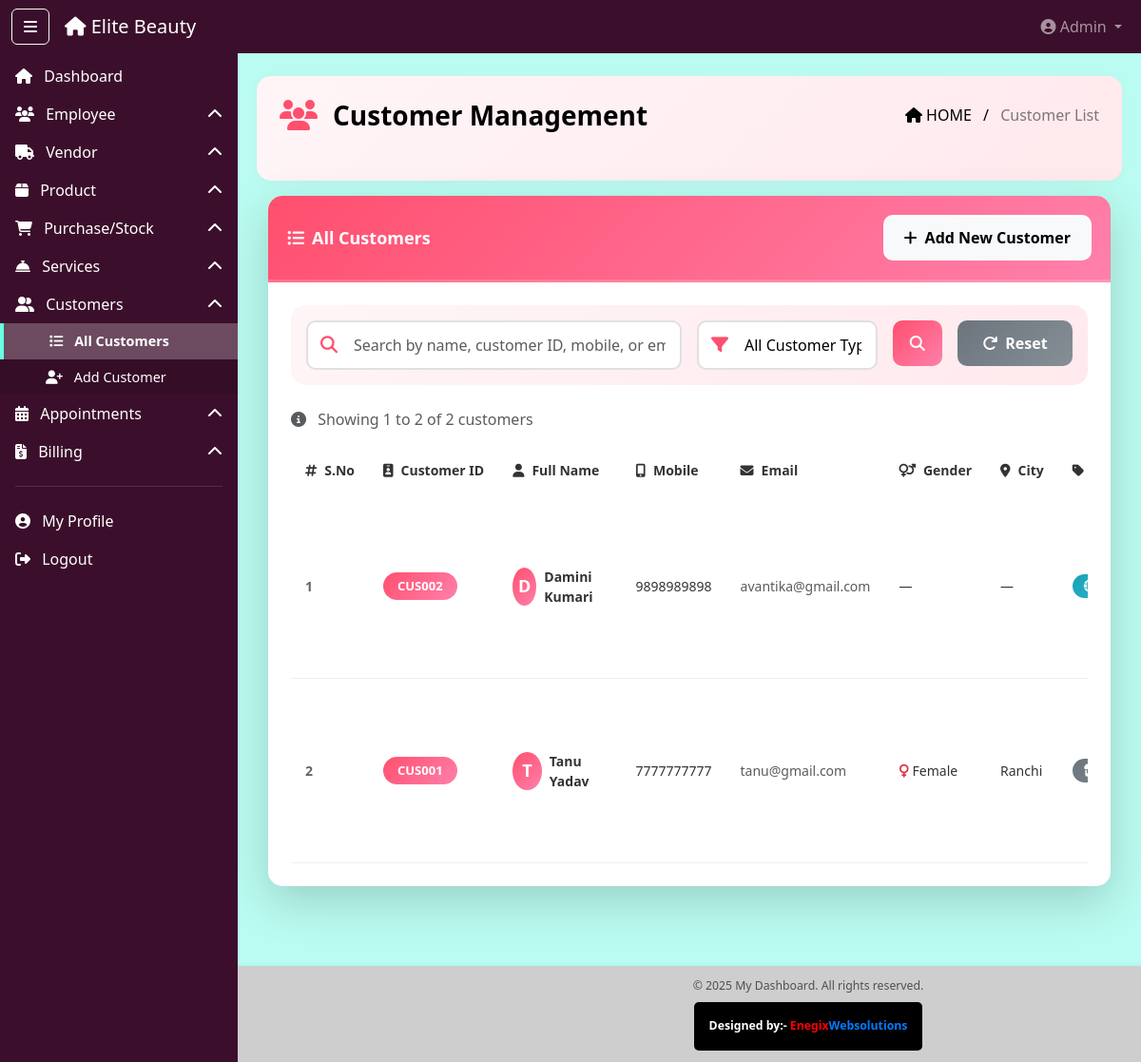
Screenshot of /admin-panel/customers/ (signed in) with the database file from the repository.
### dashboard_app/models.py (models this page shows, shortened)
class Customer(models.Model):
    GENDER_CHOICES = (
        ('male', 'Male'),
        ('female', 'Female'),
        ('other', 'Other'),
    )
    CUSTOMER_TYPE_CHOICES = (
        ('online', 'Online'),
        ('offline', 'Offline (Walk-in)'),
        ('both', 'Both'),
    )
    customer_id = models.CharField(max_length=10, unique=True, editable=False)
    full_name = models.CharField(max_length=100)
    mobile = models.CharField(max_length=10, unique=True)
    email = models.EmailField(blank=True, null=True)
    gender = models.CharField(max_length=10, choices=GENDER_CHOICES, blank=True, null=True)
    dob = models.DateField(blank=True, null=True)
    address_line = models.TextField(blank=True, null=True)
    city = models.CharField(max_length=50, blank=True, null=True)
    state = models.CharField(max_length=50, blank=True, null=True)
    pincode = models.CharField(max_length=10, blank=True, null=True)
    customer_type = models.CharField(max_length=10, choices=CUSTOMER_TYPE_CHOICES, default='offline')
    profile_pic = models.ImageField(upload_to='customer_profiles/', blank=True, null=True)
    password = models.CharField(max_length=255, blank=True, null=True)
    created_by = models.ForeignKey(
        Employee, on_delete=models.SET_NULL,
        null=True, blank=True, related_name='customers_created'
    )
    is_active = models.BooleanField(default=True)
    registered_on = models.DateTimeField(auto_now_add=True)
    updated_at = models.DateTimeField(auto_now=True)
    class Meta:
        ordering = ['-registered_on']

### dashboard_app/views.py (the view, shortened to what this page needs)
    def wrapper(request, *args, **kwargs):
        user_id   = request.session.get('user_id')
        user_type = request.session.get('user_type')
        return view_func(request, *args, **kwargs)

### dashboard_app/context_processors.py (called while the page is built)
def user_context(request):
    return {
        'session_user_name': request.session.get('full_name', ''),
        'session_user_role': request.session.get('role', ''),
        'session_user_email': request.session.get('email', ''),
        'session_user_type': request.session.get('user_type', ''),
        'is_logged_in': 'user_id' in request.session,
    }

### dashboard_app/views.py (called while the page is built, shortened)
def check_blocked_user(view_func):
    def wrapper(request, *args, **kwargs):
        user_id   = request.session.get('user_id')
        user_type = request.session.get('user_type')
        return view_func(request, *args, **kwargs)
    return wrapper

### dashboard_app/templates/customer/customer_list.html (shortened to what this page needs)
{% extends "base2.html" %}
{% load static %}
{% block content %}
<div class="ribbon-header d-flex justify-content-between align-items-center px-4 pb-5 mb-3" style="color: black">
  <div class="d-flex align-items-center">
    <i class="fas fa-users me-3 fs-2" style="color: #ff4f6e;"></i>
    <div class="fw-bold fs-3">Customer Management</div>
  </div>
  <div class="breadcrumb-text text-end">
    <span class="text-black"><i class="fas fa-home me-1"></i>HOME</span>
    <span class="mx-2 text-black">/</span>
    <span class="text-black-50">Customer List</span>
  </div>
</div>
<div class="container-fluid mt-2">
  <div class="card shadow-lg mb-4 modern-card">
    <div class="card-header table-title-bar d-flex justify-content-between align-items-center">
      <span class="fw-bold text-white"><i class="fas fa-list-ul me-2"></i>All Customers</span>
      <a href="{% url 'add_customer' %}" class="btn btn-light btn-add-new">
        <i class="fas fa-plus me-2"></i>Add New Customer
      </a>
    </div>
    <div class="card-body p-4">
      <form method="GET" action="{% url 'customer_list' %}">
        <div class="filter-section mb-4 p-3">
          <div class="row g-3">
            <div class="col-md-6">
              <div class="search-box">
                <i class="fas fa-search search-icon"></i>
                <input type="text" name="search" class="form-control modern-input ps-5"
                       placeholder="Search by name, customer ID, mobile, or email..."
                       value="{{ search_query|default:'' }}">
              </div>
            </div>
            <div class="col-md-3">
              <div class="filter-box">
                <i class="fas fa-filter filter-icon"></i>
                <select name="customer_type" class="form-control modern-input ps-5">
                  <option value="">All Customer Types</option>
                </select>
              </div>
            </div>
            <div class="col-md-1">
              <button type="submit" class="btn btn-primary w-100 btn-filter">
                <i class="fas fa-search"></i>
              </button>
            </div>
            <div class="col-md-2">
              <a href="{% url 'customer_list' %}" class="btn btn-secondary w-100 btn-filter">
                <i class="fas fa-redo me-2"></i>Reset
              </a>
            </div>
          </div>
        </div>
      </form>
      <div class="mb-3 d-flex justify-content-between align-items-center">
        <div class="text-muted">
          <i class="fas fa-info-circle me-2"></i>
          Showing {{ customers.start_index }} to {{ customers.end_index }} of {{ customers.paginator.count }} customers
        </div>
      </div>
      <div class="table-responsive">
        <table class="table table-hover modern-table">
          <thead>
            <tr>
              <th><i class="fas fa-hashtag me-2"></i>S.No</th>
              <th><i class="fas fa-id-badge me-2"></i>Customer ID</th>
              <th><i class="fas fa-user me-2"></i>Full Name</th>
              <th><i class="fas fa-mobile-alt me-2"></i>Mobile</th>
              <th><i class="fas fa-envelope me-2"></i>Email</th>
              <th><i class="fas fa-venus-mars me-2"></i>Gender</th>
              <th><i class="fas fa-map-marker-alt me-2"></i>City</th>
              <th><i class="fas fa-tag me-2"></i>Type</th>
            </tr>
          </thead>
          <tbody>
            {% for customer in customers %}
            <tr class="table-row-hover">
              <td><span class="serial-number">{{ customers.start_index|add:forloop.counter0 }}</span></td>
              <td><span class="customer-id-badge">{{ customer.customer_id }}</span></td>
              <td>
                <div class="d-flex align-items-center">
                  {% if customer.profile_pic %}
                    <img src="{{ customer.profile_pic.url }}" class="customer-avatar me-2" alt="{{ customer.full_name }}">
                  {% else %}
                    <div class="customer-avatar-placeholder me-2">
                      {{ customer.full_name|first|upper }}
                    </div>
                  {% endif %}
                  <strong>{{ customer.full_name }}</strong>
                </div>
              </td>
              <td>{{ customer.mobile }}</td>
              <td><span class="text-muted">{{ customer.email|default:"—" }}</span></td>
              <td>
                {% if customer.gender == 'male' %}
                  <i class="fas fa-mars text-primary"></i> Male
                {% elif customer.gender == 'female' %}
                  <i class="fas fa-venus text-danger"></i> Female
                {% elif customer.gender == 'other' %}
                  <i class="fas fa-genderless text-info"></i> Other
                {% else %}
                  —
                {% endif %}
              </td>
              <td>{{ customer.city|default:"—" }}</td>
              <td>
                {% if customer.customer_type == 'online' %}
                  <span class="badge modern-badge badge-info">
                    <i class="fas fa-globe me-1"></i>Online
                  </span>
                {% else %}
                  <span class="badge modern-badge badge-secondary">
                    <i class="fas fa-store me-1"></i>Offline
                  </span>
                {% endif %}
              </td>
            </tr>
            {% endfor %}
          </tbody>
        </table>
      </div>
    </div>
  </div>
</div>
{% endblock %}

### dashboard_app/static/css/style.css (style rules this page uses)
body { min-height: 100vh; background-color: #f8f9fa; transition: margin-left 0.3s ease; display: flex; flex-direction: column; }
html, body { overflow-x: hidden; width: 100%; }
.table-title-bar { background-color:#3b0f2b; }

### dashboard_app/templates/customer/customer_list.html (style rules this page uses)
.modern-card { border-radius: 15px; border: none; overflow: hidden; }
.filter-section { background: linear-gradient(135deg, #fff5f7 0%, #ffe9ed 100%); border-radius: 15px; }
.search-box, .filter-box { position: relative; }
.search-icon, .filter-icon { position: absolute; left: 15px; top: 50%; transform: translateY(-50%); color: #ff4f6e; font-size: 18px; z-index: 2; }
.modern-input { border: 2px solid #e0e0e0 !important; border-radius: 10px; padding: 12px 15px; transition: all 0.3s ease; color: #000; background: white; }
.modern-table { margin-bottom: 0; }
.modern-table thead { background: linear-gradient(135deg, #fff5f7 0%, #ffe9ed 100%); }
.modern-table thead th { color: #333; font-weight: 700; padding: 15px; border: none; font-size: 14px; white-space: nowrap; }
.modern-table tbody tr { transition: all 0.3s ease; border-bottom: 1px solid #f0f0f0; }
.modern-table tbody td { padding: 15px; vertical-align: middle; color: #333; font-size: 14px; }
.serial-number { font-weight: 600; color: #666; }
.customer-id-badge { background: linear-gradient(135deg, #ff4f6e 0%, #ff80ab 100%); color: white; padding: 5px 15px; border-radius: 20px; font-weight: 600; font-size: 13px; display: inline-block; }
.customer-avatar-placeholder { width: 40px; height: 40px; border-radius: 50%; background: linear-gradient(135deg, #ff4f6e 0%, #ff80ab 100%); color: white; display: flex; align-items: center; justify-content: center; font-weight: 700; font-size: 18px; }
.modern-badge { padding: 6px 12px; border-radius: 20px; font-size: 13px; font-weight: 600; }
.badge-info { background: linear-gradient(135deg, #17a2b8 0%, #3dbdd1 100%); color: white; }
.badge-secondary { background: linear-gradient(135deg, #6c757d 0%, #868e96 100%); color: white; }
.btn-add-new { padding: 10px 20px; border-radius: 10px; font-weight: 600; transition: all 0.3s ease; border: 2px solid #fff; }
.btn-filter { background: linear-gradient(135deg, #ff4f6e 0%, #ff80ab 100%); border: none; padding: 12px; font-weight: 600; border-radius: 10px; transition: all 0.3s ease; }
.btn-secondary.btn-filter { background: linear-gradient(135deg, #6c757d 0%, #868e96 100%); }
.card-header.table-title-bar { background: linear-gradient(135deg, #ff4f6e 0%, #ff80ab 100%); padding: 20px; font-size: 18px; border-bottom: 3px solid rgba(255,255,255,0.2); }
.ribbon-header { background: linear-gradient(135deg, #fff5f7 0%, #ffe9ed 100%); border-radius: 15px; padding: 20px; margin-bottom: 20px; box-shadow: 0 2px 10px rgba(255, 79, 110, 0.05); }

### rows the page displays
Customer: start_index|add "1", customer_id "CUS002", full_name|first "D", full_name "Damini Kumari", mobile "9898989898", email "avantika@gmail.com", city "—", customer_type "online" (drawn)
Customer: start_index|add "2", customer_id "CUS001", full_name|first "T", full_name "Tanu Yadav", mobile "7777777777", email "tanu@gmail.com", gender "female" (drawn), city "Ranchi", customer_type "offline" (drawn)

### other values shown
{{ customers.start_index }} "1"
{{ customers.end_index }} "2"
{{ customers.paginator.count }} "2"
